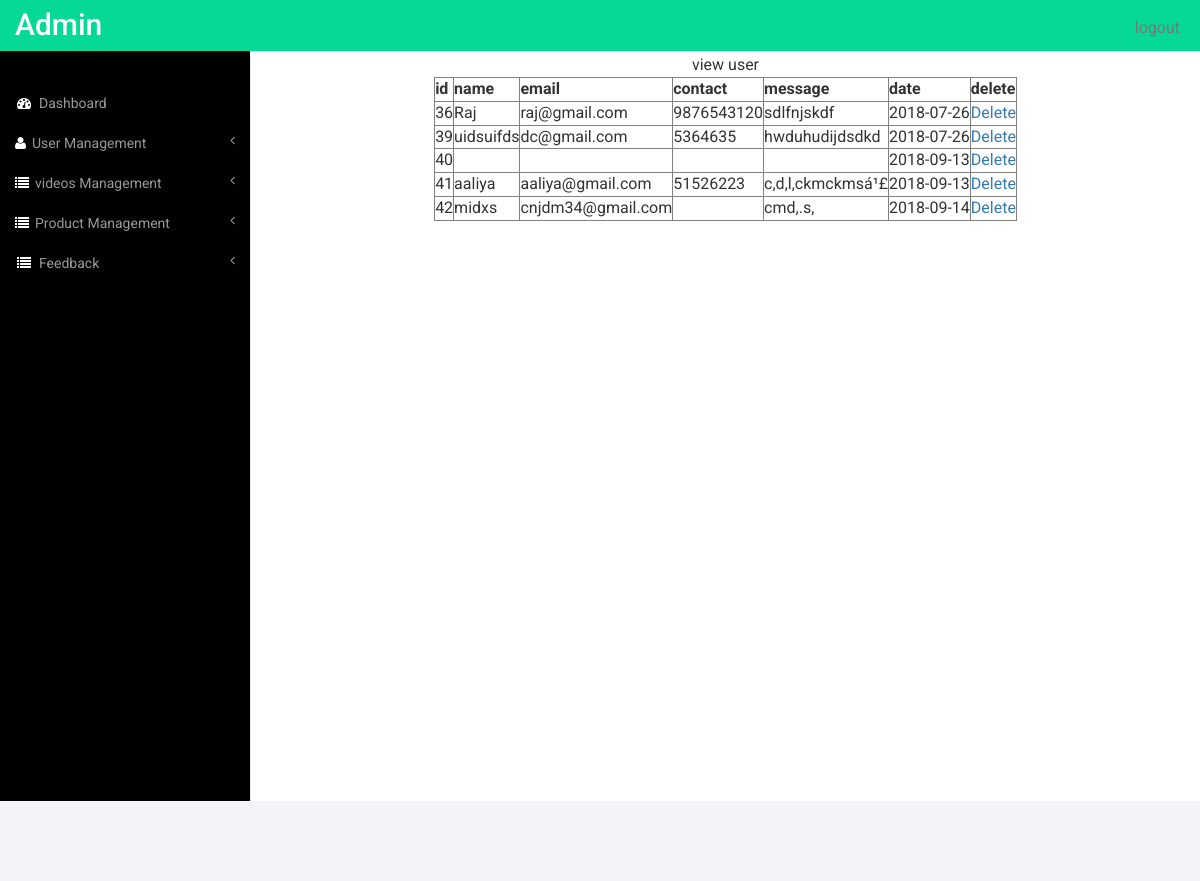
The page /admin/view_f.php (signed in) on the database its author committed.
### tables this page shows
CREATE TABLE `feedback` (
  `f_id` int(11) NOT NULL,
  `f_nm` varchar(20) NOT NULL,
  `f_email` varchar(20) NOT NULL,
  `f_contact` varchar(20) NOT NULL,
  `f_message` longtext NOT NULL,
  `f_date` date NOT NULL
);

### admin/view_f.php (the view, shortened to what this page needs)
<?php
include "deshboard.php";
require 'conn/dbconnect.php';
if(empty($_SESSION['un']))
{
	header("location:login.php?msg=first Login");
}
else
{
		$sql1="SELECT * FROM feedback";
		$rs1=mysqli_query($conn,$sql1);
}
?>
<center>view user
<table border="1">
<tr>
<th>id</th>
<th>name</th>
<th>email</th>
<th>contact</th>
<th>message</th>
<th>date</th>
<th>delete</th>
</tr>
<?php
	while($row=mysqli_fetch_assoc($rs1))
	{
?>
<tr>
	<td><?php echo $row['f_id']?></td>
	<td><?php echo $row['f_nm']?></td>
	<td><?php echo $row['f_email']?></td>
	<td><?php echo $row['f_contact']?></td>
	<td><?php echo $row['f_message']?></td>
	<td><?php echo $row['f_date']?></td>
	<td><a href="delfeed.php?f_id=<?php echo $row['f_id'];?>">Delete</a></td>
</tr>
<?php }?>
</table>
</center>
<?php
	include "last.php";
?>

### admin/css/style.css (style rules this page uses)
html, body { font-family: 'Roboto', sans-serif; font-size: 100%; background:#000; overflow-x: hidden; }
body a { transition:0.5s all; -webkit-transition:0.5s all; -moz-transition:0.5s all; -o-transition:0.5s all; -ms-transition:0.5s all; }

### rows shown on the page
feedback: f_id "36", f_nm "Raj", f_email "raj@gmail.com", f_contact "9876543120", f_message "sdlfnjskdf", f_date "2018-07-26"
feedback: f_id "39", f_nm "uidsuifds", f_email "dc@gmail.com", f_contact "5364635", f_message "hwduhudijdsdkd", f_date "2018-07-26"
feedback: f_id "40", f_date "2018-09-13"
feedback: f_id "41", f_nm "aaliya", f_email "aaliya@gmail.com", f_contact "51526223", f_message "c,d,l,ckmckmsá¹£", f_date "2018-09-13"
feedback: f_id "42", f_nm "midxs", f_email "cnjdm34@gmail.com", f_message "cmd,.s,", f_date "2018-09-14"
